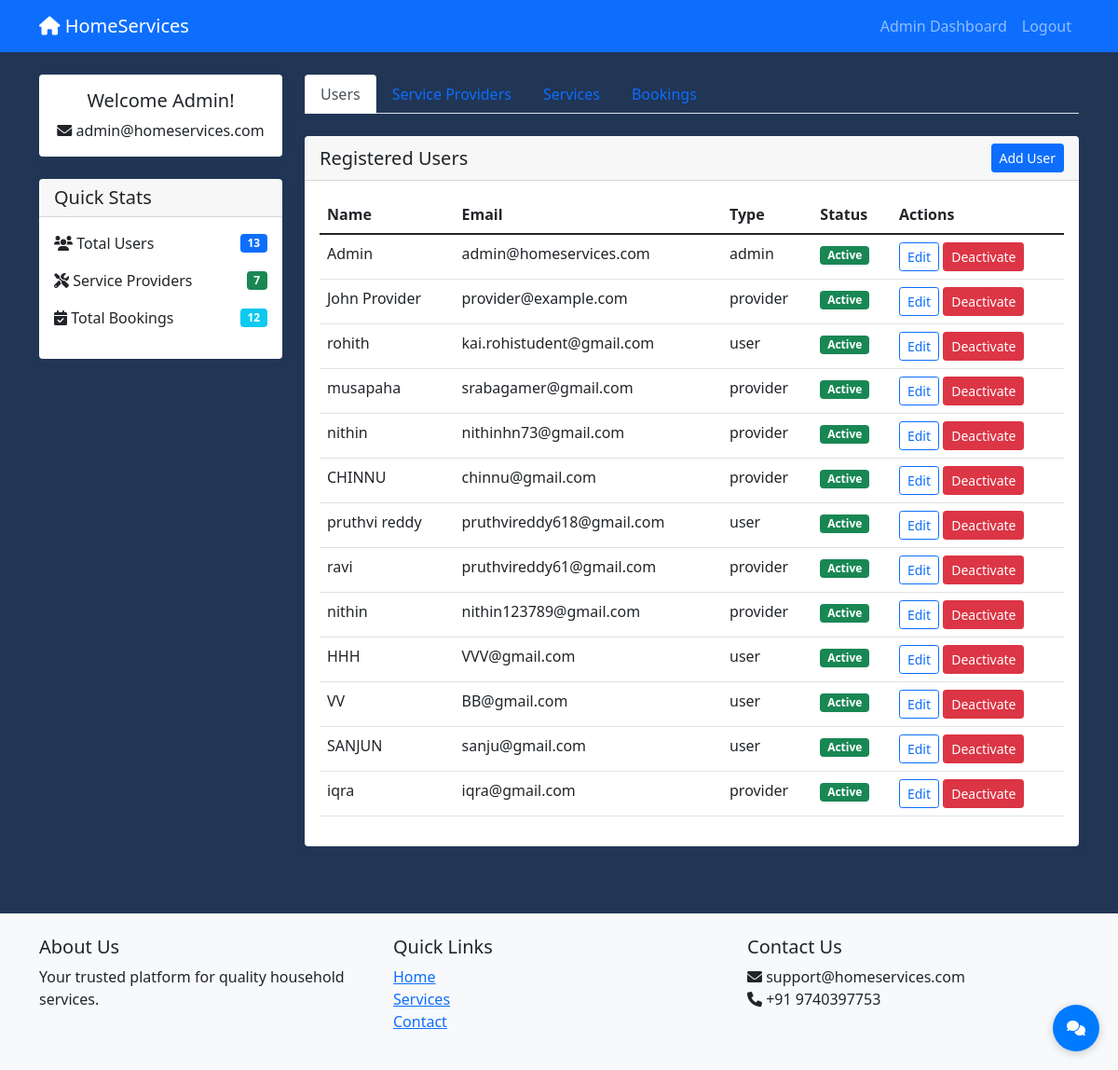
The app's page /admin/dashboard (signed in) with its own data.
### app.py (models this page shows)
class User(UserMixin, db.Model):
    id = db.Column(db.Integer, primary_key=True)
    email = db.Column(db.String(120), unique=True, nullable=False)
    password_hash = db.Column(db.String(128))
    name = db.Column(db.String(100), nullable=False)
    user_type = db.Column(db.String(20), nullable=False)  # 'user', 'provider', 'admin'
    is_active = db.Column(db.Boolean, default=True)
    created_at = db.Column(db.DateTime, default=datetime.utcnow)

### app.py (the view)
@app.route('/admin/dashboard')
@login_required
def admin_dashboard():
    if current_user.user_type != 'admin':
        return redirect(url_for('home'))
    users = User.query.all()
    providers = ServiceProvider.query.all()
    services = Service.query.all()
    bookings = Booking.query.all()
    return render_template('admin_dashboard.html', users=users, providers=providers, services=services, bookings=bookings)

### app.py (called while the page is built)
@login_manager.user_loader
def load_user(user_id):
    return User.query.get(int(user_id))

### templates/admin_dashboard.html (shortened to what this page needs)
{% extends "base.html" %}
{% block content %}
<div class="d-flex flex-column min-vh-100">
<div class="row">
    <div class="col-md-3">
        <div class="card mb-4">
            <div class="card-body text-center">
                <h5 class="card-title">Welcome Admin!</h5>
                <p class="card-text">
                    <i class="fas fa-envelope"></i> {{ current_user.email }}
                </p>
            </div>
        </div>
        <div class="card mb-4">
            <div class="card-header">
                <h5 class="mb-0">Quick Stats</h5>
            </div>
            <div class="card-body">
                <div class="d-flex justify-content-between align-items-center mb-3">
                    <span><i class="fas fa-users"></i> Total Users</span>
                    <span class="badge bg-primary">{{ users|length }}</span>
                </div>
                <div class="d-flex justify-content-between align-items-center mb-3">
                    <span><i class="fas fa-tools"></i> Service Providers</span>
                    <span class="badge bg-success">{{ providers|length }}</span>
                </div>
                <div class="d-flex justify-content-between align-items-center mb-3">
                    <span><i class="fas fa-calendar-check"></i> Total Bookings</span>
                    <span class="badge bg-info">{{ bookings|length }}</span>
                </div>
            </div>
        </div>
    </div>
    <div class="col-md-9">
        <ul class="nav nav-tabs mb-4" id="adminTabs" role="tablist">
            <li class="nav-item">
                <a class="nav-link active" id="users-tab" data-bs-toggle="tab" href="#users" role="tab">Users</a>
            </li>
            <li class="nav-item">
                <a class="nav-link" id="providers-tab" data-bs-toggle="tab" href="#providers" role="tab">Service Providers</a>
            </li>
            <li class="nav-item">
                <a class="nav-link" id="services-tab" data-bs-toggle="tab" href="#services" role="tab">Services</a>
            </li>
            <li class="nav-item">
                <a class="nav-link" id="bookings-tab" data-bs-toggle="tab" href="#bookings" role="tab">Bookings</a>
            </li>
        </ul>
        <div class="tab-content" id="adminTabContent">
            <div class="tab-pane fade show active" id="users" role="tabpanel">
                <div class="card">
                    <div class="card-header d-flex justify-content-between align-items-center">
                        <h5 class="mb-0">Registered Users</h5>
                        <button class="btn btn-primary btn-sm">Add User</button>
                    </div>
                    <div class="card-body">
                        <div class="table-responsive">
                            <table class="table">
                                <thead>
                                    <tr>
                                        <th>Name</th>
                                        <th>Email</th>
                                        <th>Type</th>
                                        <th>Status</th>
                                        <th>Actions</th>
                                    </tr>
                                </thead>
                                <tbody>
                                    {% for user in users %}
                                    <tr>
                                        <td>{{ user.name }}</td>
                                        <td>{{ user.email }}</td>
                                        <td>{{ user.user_type }}</td>
                                        <td>
                                            <span class="badge bg-{{ 'success' if user.is_active else 'danger' }}">
                                                {{ 'Active' if user.is_active else 'Inactive' }}
                                            </span>
                                        </td>
                                        <td>
                                            <button class="btn btn-sm btn-outline-primary">Edit</button>
                                            <button class="btn btn-sm btn-{{ 'danger' if user.is_active else 'success' }}">
                                                {{ 'Deactivate' if user.is_active else 'Activate' }}
                                            </button>
                                        </td>
                                    </tr>
                                    {% endfor %}
                                </tbody>
                            </table>
                        </div>
                    </div>
                </div>
            </div>
        </div>
    </div>
</div>
</div>
{% endblock %}

### static/css/style.css (style rules this page uses)
body { font-family: 'Segoe UI', Tahoma, Geneva, Verdana, sans-serif; background-color: #213555; }
.card { box-shadow: 0 2px 10px rgba(73, 92, 101, 0.1); border: none; margin-bottom: 1.5rem; }

### records on screen
User: email "admin@homeservices.com", name "Admin", user_type "admin", is_active "Active", is_active "Deactivate"
User: name "John Provider", email "provider@example.com", user_type "provider", is_active "Active", is_active "Deactivate"
User: name "rohith", email "kai.rohistudent@gmail.com", user_type "user", is_active "Active", is_active "Deactivate"
User: name "musapaha", email "srabagamer@gmail.com", user_type "provider", is_active "Active", is_active "Deactivate"
User: name "nithin", email "nithinhn73@gmail.com", user_type "provider", is_active "Active", is_active "Deactivate"
User: name "CHINNU", email "chinnu@gmail.com", user_type "provider", is_active "Active", is_active "Deactivate"
User: name "pruthvi reddy", email "pruthvireddy618@gmail.com", user_type "user", is_active "Active", is_active "Deactivate"
User: name "ravi", email "pruthvireddy61@gmail.com", user_type "provider", is_active "Active", is_active "Deactivate"
User: name "nithin", email "nithin123789@gmail.com", user_type "provider", is_active "Active", is_active "Deactivate"
User: name "HHH", email "VVV@gmail.com", user_type "user", is_active "Active", is_active "Deactivate"
User: name "VV", email "BB@gmail.com", user_type "user", is_active "Active", is_active "Deactivate"
User: name "SANJUN", email "sanju@gmail.com", user_type "user", is_active "Active", is_active "Deactivate"
User: name "iqra", email "iqra@gmail.com", user_type "provider", is_active "Active", is_active "Deactivate"

### other values on screen
{{ users|length }} "13"
{{ providers|length }} "7"
{{ bookings|length }} "12"
